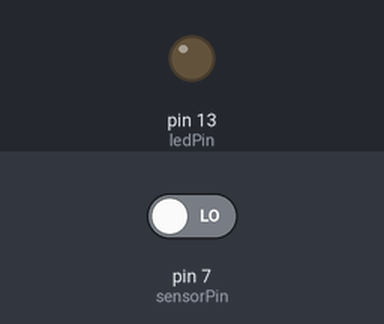
Bench run of a sketch on a simulated Arduino Uno, built with avr-gcc and run on an emulated ATmega328P. Parts: output pins drawn as LEDs (lit = HIGH). The test bench sets the inputs (shaded band); at power-on: pin 7 (sensorPin) LOW. What the sketch prints to the serial monitor is not drawn.

Above: at 1.2 s.
1.3 s: pin 7 (sensorPin) driven HIGH
At 2.5 s:
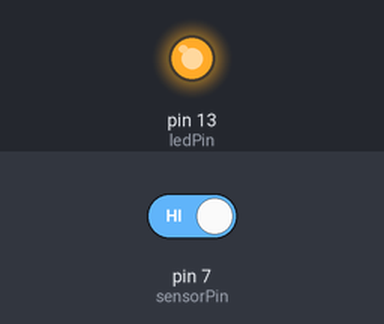
2.8 s: pin 7 (sensorPin) driven LOW
At 4.2 s:
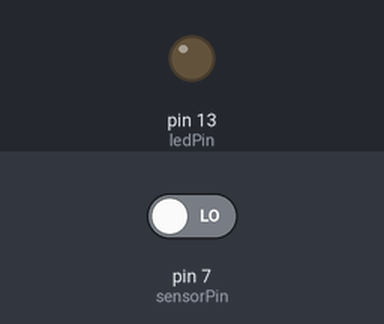
Timing chart, 0 to 5.8 s (numbered marks = the images above; inputs shaded):
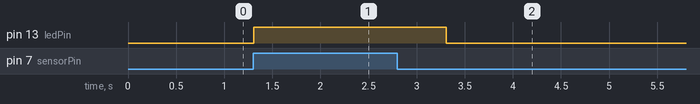

The sketch:

sound_detector.ino
```cpp
int ledPin = 13;
int sensorPin = 7;
boolean currentSensorValue = 0;

void setup() {
  pinMode(ledPin, OUTPUT);
  pinMode(sensorPin, INPUT);
  Serial.begin(9600);
}

void loop() {
  currentSensorValue = digitalRead(sensorPin);
  Serial.println(currentSensorValue);

  if (currentSensorValue == HIGH) {
    digitalWrite(ledPin, HIGH);
    delay(2000);
  } else {
    digitalWrite(ledPin, LOW);
  }


}
```

Measured:
- after the input at 1.3 s, pin 13 (ledPin): LOW → HIGH at once
- after the input at 2.8 s, pin 13 (ledPin): HIGH → LOW after 0.51 s
